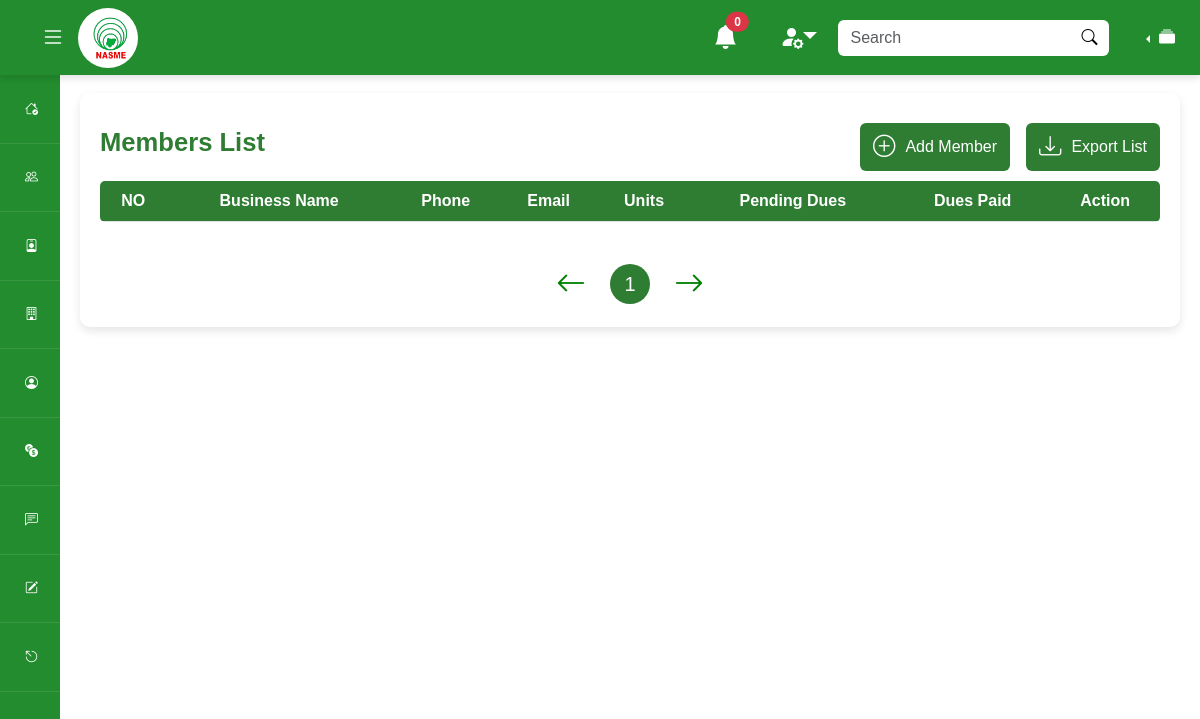
/manage-member/ (signed in), run on an earlier commit of the app's database.
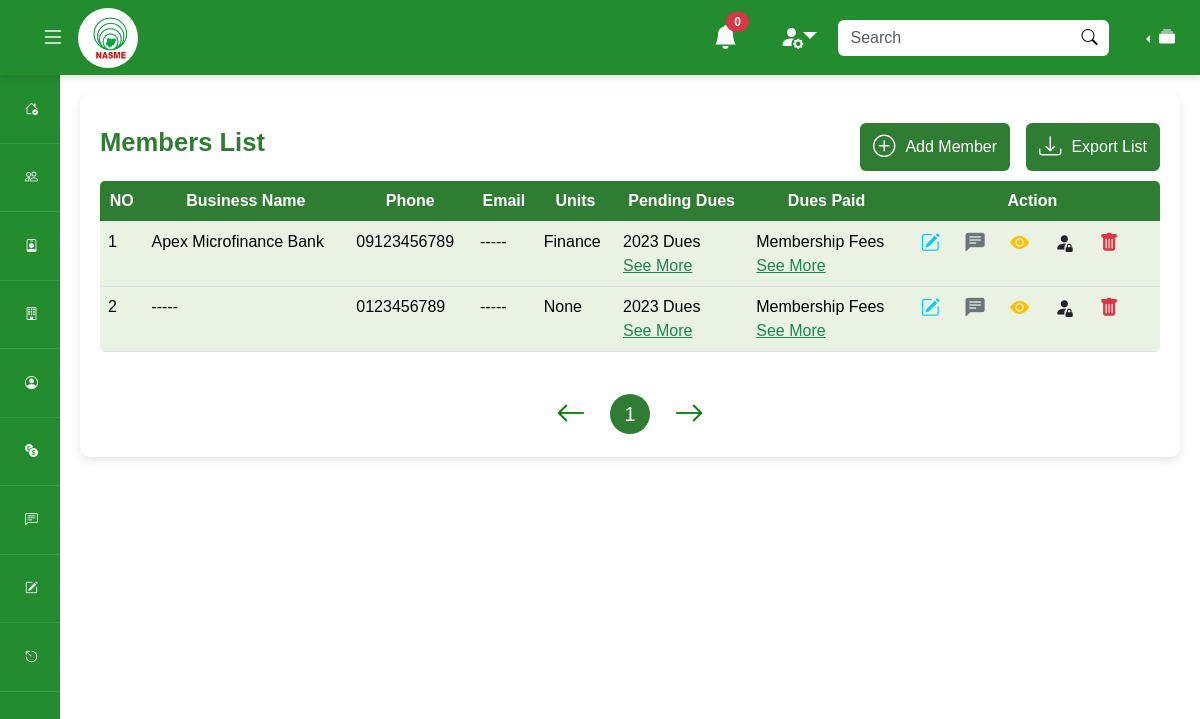
And on a later commit of the database.
### mainapp/models.py (models this page shows, shortened)
class Business(models.Model):
    owner = models.OneToOneField(User, on_delete=models.CASCADE)
    unit = models.OneToOneField(Unit, on_delete=models.CASCADE, null=True)
    name = models.CharField(max_length=200)
    address  = models.CharField(max_length=100)
    about = models.TextField()
    services = models.CharField(max_length=500, help_text='Add services seperated by comma "," ')
    class Meta:
        verbose_name = ('Business')
        verbose_name_plural = ('Businesses')

class User(AbstractUser):
    profile_pic = models.ImageField(upload_to='profile_pics/', blank=True, null=True)
    phone_num = models.CharField(null=True, max_length=20, validators=[validators.MinLengthValidator(10)])
    dob = models.DateField(auto_now=False, auto_now_add=False, null=True)
    has_filled_profile = models.BooleanField(default=False)
    last_updated = models.DateTimeField(auto_now=True)
    random_id = models.CharField(max_length=24, null=True)

class Unit(models.Model):
    unit_name = models.CharField(max_length=100)
    date_created = models.DateField(auto_now_add=True)
    def __str__(self):
        return self.unit_name

### adminapp/views.py (the view)
# urls.py: path('manage-member/', views.manage_member, name='manage-member'),
def manage_member(request):
    if request.user.is_authenticated == False and request.user.is_staff == False:
        return redirect('admin-login')
    members = User.objects.filter(is_staff = False)
    businesses = Business.objects.all()
    context = {
        'members' : members,
        'businesses' : businesses,
    }
    return render(request, "adminapp/manage-membs.html",context)

### adminapp/context_processor.py (called while the page is built)
def global_resources(request):
    all_units = Unit.objects.all()
    context = {
        'units': all_units
    }
    return context

### templates/adminapp/manage-membs.html (shortened to what this page needs)
{% extends 'partials/base.html' %} {% load static %} {% block styles %}
<link rel="stylesheet" href="{% static 'css/styles.css' %}" />
{% endblock styles %} {% block content %}
<div class="w-100 my-5 table-contents">
  <div class="row justify-content-center align-items-center h-100">
    <div class="col-lg-12">
      <div class="table-container">
        <div class="table-actions">
          <h2>Members List</h2>
          <div class="d-flex justify-content-center align-items-center gap-3">
            <a href="{% url 'register-member' %}" class="btn btn-custom">
              <i class="bi bi-plus-circle icon icon-btn"></i>
              <span>Add Member</span>
            </a>
            <a href="{% url 'export-members' %}" class="btn btn-custom">
              <i class="bi bi-download icon icon-btn"></i>
              <span>Export List</span>
            </a>
          </div>
        </div>
        <div class="table-responsive-xxl w-100">
          <table class="table table-hover">
            <thead>
              <tr>
                <th class="text-center">NO</th>
                <th class="text-center">Business Name</th>
                <th class="text-center">Phone</th>
                <th class="text-center">Email</th>
                <th class="text-center">Units</th>
                <th class="text-center">Pending Dues</th>
                <th class="text-center">Dues Paid</th>
                <th class="text-center">Action</th>
              </tr>
            </thead>
            <tbody>
              {% for business in businesses %}
              <tr>
                <td>{{forloop.counter}}</td>
                <td>{{business.name}}</td>
                <td>{{business.owner.phone_num}}</td>
                <td>{{business.owner.email}}</td>
                <td>{{business.unit}}</td>
                <td>
                  2023 Dues<br /><a href="#" class="text-success">See More</a>
                </td>
                <td>
                  Membership Fees<br /><a href="#" class="text-success">See More</a>
                </td>
                <td class="action-icons">
                  <div class="action-icons-container">
                    <a href="#editMemberModal" data-bs-toggle="modal" data-bs-business='
                      {
                        "memberName": "{{member.first_name}} {{member.last_name}}",
                        "memberNum": "{{member.phone_num}}",
                        "memberEmail": "{{member.email}}"
                      }
                    ' class="text-info" title="edit-member"><i class="bi bi-pencil-square"></i></a>
                    <a href="#MessageMemberModal" data-bs-memberId="{{member.id}}" data-bs-businessName='{{member.first_name}} {{member.last_name}}' data-bs-toggle="modal" class="text-secondary" title="message-member"><i
                        class="bi bi-chat-left-text-fill"></i></a>
                    <a href="#" class="text-warning" title="view-member-details"><i class="bi bi-eye-fill"></i></a>
                    <a href="#SuspendMemberModal" data-bs-memberId="{{member.id}}" data-bs-businessName='{{member.first_name}} {{member.last_name}}' class="text-dark" data-bs-toggle="modal" title="Suspend-member"><i
                        class="bi bi-person-fill-lock"></i></a>
                    <a href="#deleteMembermodal" data-bs-toggle="modal" class="text-danger" title="Delete-member"><i class="bi bi-trash-fill"></i></a>
                  </div>
                </td>
              </tr>
              {% endfor %}
            </tbody>
          </table>
        </div>
        <div class="d-flex justify-content-center gap-4 align-items-center mt-4">
          <i class="bi bi-arrow-left pagination-arrow"></i>
          <div>
            <button class="btn-pagination">1</button>
          </div>
          <i class="bi bi-arrow-right pagination-arrow"></i>
        </div>
      </div>
    </div>
  </div>
</div>
{% endblock content %}

What changed in the data, as far as the page shows it:
added Business: name "Apex Microfinance Bank", owner.phone_num "09123456789", owner.email "-----", unit "Finance"
added Business: name "-----", owner.phone_num "0123456789", owner.email "-----", unit "None"
